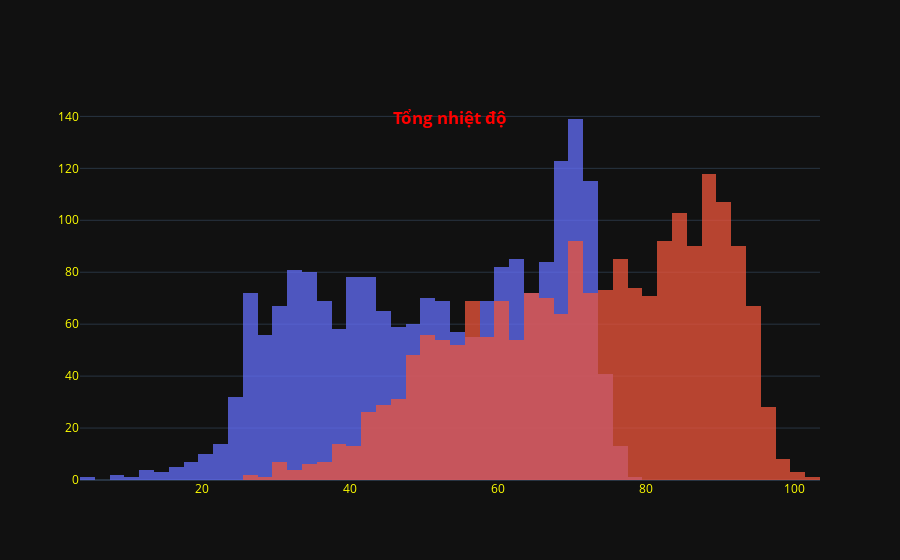

Notebook code for this chart:
### Markdown cell above
### Tổng quan

### Code cell
fig = go.Figure()
fig.add_trace(go.Histogram(x = df['tmin'], name = ele['tmin']))
fig.add_trace(go.Histogram(x = df['tmax'], name = ele['tmax']))
fig.update_traces(opacity=0.75)
fig.update_layout(
    barmode='overlay',
    title={
        'text': f'<b>Tổng nhiệt độ</b>',
        'y':0.8,
        'x':0.5,
        'xanchor': 'center',
        'yanchor': 'top'},
    title_font_color="red",
    font_color="yellow",
    hovermode="x unified",
    hoverlabel=dict(
        bgcolor="gray",
        font_size=16,
        font_family="Rockwell"),
    showlegend = False
)
fig.show()

### Figure 1 — Plotly figure (JSON) as saved in the notebook; plotly's stock layout.template omitted (floating-point values rounded to 4 significant figures; data arrays with more than 128 entries replaced by an {"elided": "..."} marker saying what was removed)
{"data": [{"name": "Nhiệt độ thấp nhất", "opacity": 0.75, "type": "histogram", "x": {"elided": "1977 int values"}}, {"name": "Nhiệt độ cao nhất", "opacity": 0.75, "type": "histogram", "x": {"elided": "1977 int values"}}], "layout": {"autosize": true, "barmode": "overlay", "font": {"color": "yellow"}, "hoverlabel": {"bgcolor": "gray", "font": {"family": "Rockwell", "size": 16}}, "hovermode": "x unified", "showlegend": false, "title": {"font": {"color": "red"}, "text": "<b>Tổng nhiệt độ</b>", "x": 0.5, "xanchor": "center", "y": 0.8, "yanchor": "top"}, "xaxis": {"autorange": true, "range": [3.5, 103.5], "type": "linear"}, "yaxis": {"autorange": true, "range": [0, 146.3]}}}
